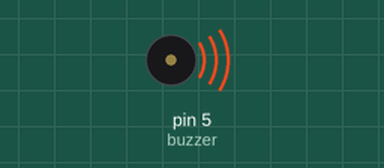
Recording of a sketch running on a simulated Arduino Uno, built with avr-gcc and run on an emulated ATmega328P. Parts: buzzer (waves = sounding, pin HIGH).

Above: at 0.2 s.
Timing chart, 0 to 3.0 s (numbered marks = the images above):
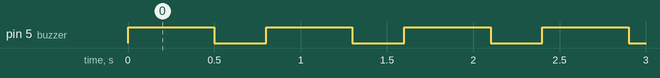

Measured:
- by itself, pin 5 (buzzer): alternates HIGH for 0.50 s and LOW for 0.30 s

The sketch:

sketch.ino
```cpp
const int buzzer = 5;


void setup() {

pinMode(buzzer, OUTPUT);
}

void loop() {
digitalWrite(buzzer, HIGH);
delay(500);
digitalWrite(buzzer, LOW);
delay(300);

}
```
